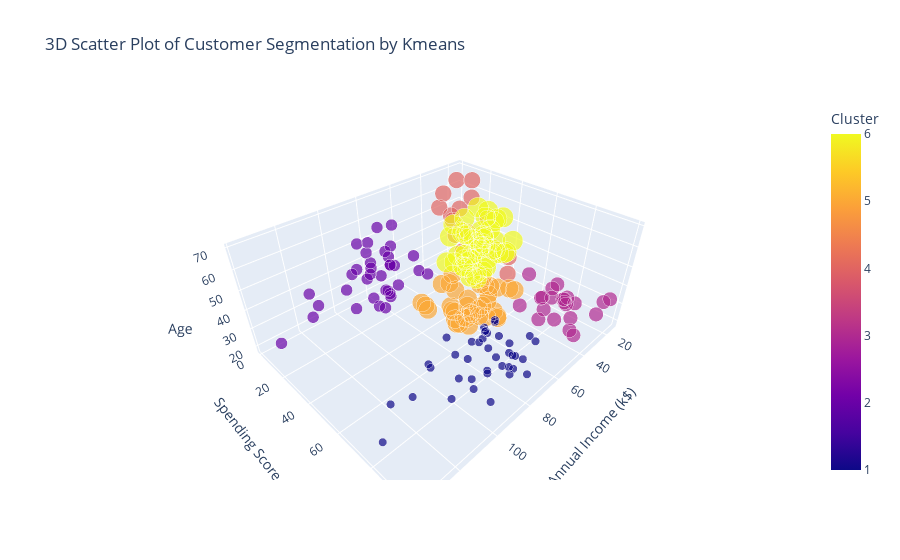

Notebook code cell kept with this figure:
### Code cell
# 3D scatter plot for visualizing customer segmentation
fig = px.scatter_3d(KM_clustered, x="Annual Income (k$)", y="Spending Score (1-100)", z="Age",
                    color = 'Cluster', size = 'Cluster', title="3D Scatter Plot of Customer Segmentation by Kmeans")
fig.show()

### Figure 1 — Plotly figure (JSON) as saved in the notebook; plotly's stock layout.template omitted (floating-point values rounded to 4 significant figures; data arrays with more than 128 entries replaced by an {"elided": "..."} marker saying what was removed)
{"data": [{"hovertemplate": "Annual Income (k$)=%{x}<br>Spending Score (1-100)=%{y}<br>Age=%{z}<br>Cluster=%{marker.color}<extra></extra>", "legendgroup": "", "marker": {"color": {"elided": "200 int values"}, "coloraxis": "coloraxis", "size": {"elided": "200 int values"}, "sizemode": "area", "sizeref": 0.015, "symbol": "circle"}, "mode": "markers", "name": "", "scene": "scene", "showlegend": false, "type": "scatter3d", "x": {"elided": "200 int values"}, "y": {"elided": "200 int values"}, "z": {"elided": "200 int values"}}], "layout": {"autosize": true, "coloraxis": {"colorbar": {"title": {"text": "Cluster"}}, "colorscale": [[0, "#0d0887"], [0.1111, "#46039f"], [0.2222, "#7201a8"], [0.3333, "#9c179e"], [0.4444, "#bd3786"], [0.5556, "#d8576b"], [0.6667, "#ed7953"], [0.7778, "#fb9f3a"], [0.8889, "#fdca26"], [1, "#f0f921"]]}, "legend": {"itemsizing": "constant", "tracegroupgap": 0}, "scene": {"aspectmode": "auto", "aspectratio": {"x": 1.429, "y": 1.148, "z": 0.6093}, "domain": {"x": [0, 1], "y": [0, 1]}, "xaxis": {"title": {"text": "Annual Income (k$)"}, "type": "linear"}, "yaxis": {"title": {"text": "Spending Score (1-100)"}, "type": "linear"}, "zaxis": {"title": {"text": "Age"}, "type": "linear"}}, "title": {"text": "3D Scatter Plot of Customer Segmentation by Kmeans"}}}
